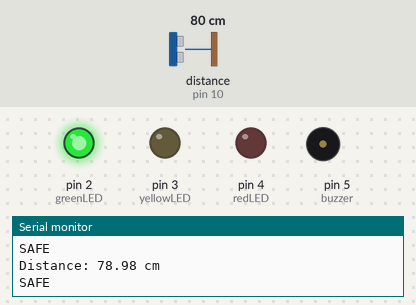
Recording of a sketch running on a simulated Arduino Uno, built with avr-gcc and run on an emulated ATmega328P. Parts: output pins drawn as LEDs (lit = HIGH), buzzer (waves = sounding), the last lines printed to the serial monitor. Wiring (inferred from the names in the program): ultrasonic range finder: trigger pin 9; echo pin 10. Dashed ring = blinking. Inputs (shaded band) come from the test bench; at power-on: distance to the obstacle (sensor on pin 10) 80 cm. The echo pulse lasts 58.3 µs per cm; pins used as bus, display or sensor lines are not drawn.

Above: at 1.3 s.
1.4 s: distance to the obstacle (sensor on pin 10) set to 54 cm
2.9 s: distance to the obstacle (sensor on pin 10) set to 48 cm
At 3.4 s:
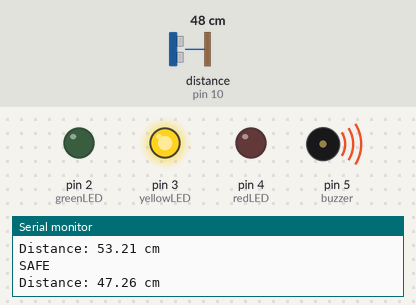
5.9 s: distance to the obstacle (sensor on pin 10) set to 23 cm
8.9 s: distance to the obstacle (sensor on pin 10) set to 18 cm
At 9.15 s:
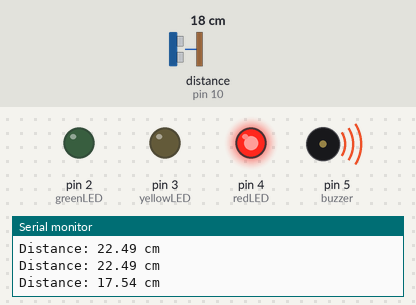
11.9 s: distance to the obstacle (sensor on pin 10) set to 12 cm
14.9 s: distance to the obstacle (sensor on pin 10) set to 9 cm
At 14.97 s:
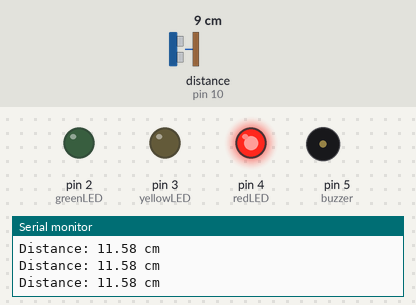
At 15.33 s:
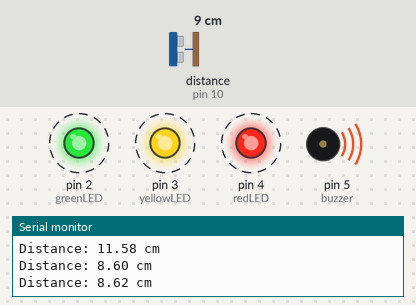
Timing chart, 0 to 18.9 s (numbered marks = the images above; inputs shaded):
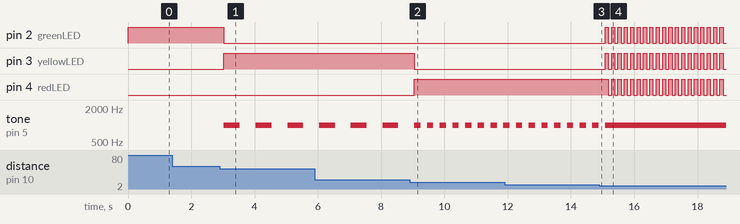

Measured:
- the behaviour switches between 51 and 50 cm on distance to the obstacle (sensor on pin 10) (found by bisection; images 0 and 1)
- the behaviour switches between 21 and 20 cm on distance to the obstacle (sensor on pin 10) (found by bisection; images 1 and 2)
- the behaviour switches between 11 and 10 cm on distance to the obstacle (sensor on pin 10) (found by bisection; images 2 and 3)
- after the input at 2.9 s, pin 2 (greenLED): HIGH → LOW after 0.13 s; pin 3 (yellowLED): LOW → HIGH after 0.13 s; tone on pin 5 (buzzer): alternates 1000 Hz for 0.50 s and silent for 0.50 s, starting after 0.13 s
- after the input at 8.9 s, pin 3 (yellowLED): HIGH → LOW after 0.15 s; pin 4 (redLED): LOW → HIGH after 0.15 s; tone on pin 5 (buzzer): alternates 1000 Hz for 0.20 s and silent for 0.20 s, starting after 0.35 s
- after the input at 14.9 s, pin 2 (greenLED), pin 3 (yellowLED): alternates HIGH for 0.10 s and LOW for 0.10 s, starting after 0.18 s; pin 4 (redLED): alternates HIGH for 0.10 s and LOW for 0.10 s, starting after 0.28 s; tone on pin 5 (buzzer): goes on until 15.1 s, then stays 1000 Hz

The sketch:

ultrasonic_parking.ino
```cpp
const int trigPin = 9;
const int echoPin = 10;

const int greenLED = 2;
const int yellowLED = 3;
const int redLED = 4;
const int buzzer = 5;

long duration;
float distance;

void setup() {
  pinMode(trigPin, OUTPUT);
  pinMode(echoPin, INPUT);

  pinMode(greenLED, OUTPUT);
  pinMode(yellowLED, OUTPUT);
  pinMode(redLED, OUTPUT);
  pinMode(buzzer, OUTPUT);

  Serial.begin(9600);
}

void loop() {

  // Send ultrasonic pulse
  digitalWrite(trigPin, LOW);
  delayMicroseconds(2);

  digitalWrite(trigPin, HIGH);
  delayMicroseconds(10);
  digitalWrite(trigPin, LOW);

  // Read echo
  duration = pulseIn(echoPin, HIGH);

  // Calculate distance
  distance = (duration * 0.034) / 2;

  Serial.print("Distance: ");
  Serial.print(distance);
  Serial.println(" cm");

  // > 50 cm
  if (distance > 50) {

    Serial.println("SAFE");

    digitalWrite(greenLED, HIGH);
    digitalWrite(yellowLED, LOW);
    digitalWrite(redLED, LOW);

    noTone(buzzer);

    delay(500);
  }

  // 20 - 50 cm
  else if (distance > 20 && distance <= 50) {

    digitalWrite(greenLED, LOW);
    digitalWrite(yellowLED, HIGH);
    digitalWrite(redLED, LOW);

    tone(buzzer, 1000);
    delay(500);
    noTone(buzzer);
    delay(500);
  }

  // 10 - 20 cm
  else if (distance > 10 && distance <= 20) {

    digitalWrite(greenLED, LOW);
    digitalWrite(yellowLED, LOW);
    digitalWrite(redLED, HIGH);

    tone(buzzer, 1000);
    delay(200);
    noTone(buzzer);
    delay(200);
  }

  // < 10 cm
  else {

    digitalWrite(greenLED, HIGH);
    digitalWrite(yellowLED, HIGH);
    digitalWrite(redLED, HIGH);

    tone(buzzer, 1000);

    delay(100);

    digitalWrite(greenLED, LOW);
    digitalWrite(yellowLED, LOW);
    digitalWrite(redLED, LOW);

    delay(100);
  }
}
```
